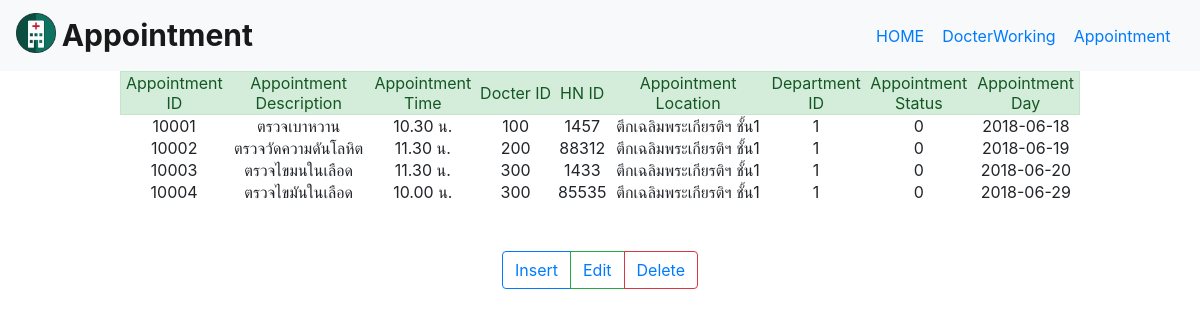
/Appoinement/manageAppointment.php, run on the app's committed database.
### tables this page shows
CREATE TABLE `appointment` (
  `appoint_id` int(5) NOT NULL,
  `appoint_description` varchar(100) NOT NULL,
  `appoint_time` varchar(50) NOT NULL,
  `docter_id` int(3) NOT NULL,
  `hn_id` int(5) NOT NULL,
  `appoint_location` varchar(100) NOT NULL,
  `department_id` int(2) NOT NULL,
  `appoint_status` int(1) NOT NULL,
  `appoint_day` varchar(50) NOT NULL
);

### Appoinement/manageAppointment.php (the view, shortened to what this page needs)
<html>
<head>
<link rel="stylesheet" href="https://stackpath.bootstrapcdn.com/bootstrap/4.1.0/css/bootstrap.min.css">
</head>
<body>
  <nav class="navbar navbar-light bg-light">
    <a class="navbar-brand" href="#">
      <img src="logo app.png" width="40" height="40" class="d-inline-block align-top" alt="">
    <b style="font-size:30px;">Appointment</b>
    <div align="right">
    <a href="home.php">HOME&nbsp;&nbsp;&nbsp;</a>
    <a href="manageDocterWorking.php">DocterWorking&nbsp;&nbsp;&nbsp;</a>
    <a href="manageAppointment.php">Appointment&nbsp;&nbsp;&nbsp;</a>
    </div>
    </a>
  </nav>
  <?php
  $servername = "localhost";
  $username = "root";
  $password = "";
  $dbname = "appointment";
  $conn = new mysqli($servername, $username, $password,$dbname);
  mysqli_set_charset($conn, "utf8");
  $sql = "SELECT * FROM appointment";
  $result = mysqli_query($conn, $sql);
if (mysqli_num_rows($result) > 0) {
    echo "<center><table style='width:80%'>";
    echo "<tr class='alert alert-success'>";
    echo "<td> Appointment<br>ID </td>";
    echo "<td> Appointment<br>Description </td>";
    echo "<td> Appointment<br>Time </td>";
    echo "<td> Docter ID </td>";
    echo "<td> HN ID </td>";
    echo "<td> Appointment<br>Location </td>";
    echo "<td> Department<br>ID </td>";
    echo "<td> Appointment<br>Status </td>";
    echo "<td> Appointment<br>Day </td>";
    echo "</tr>";
    while($row = mysqli_fetch_assoc($result)) {
      echo "<tr>";
      echo "<td>".$row["appoint_id"]."</td>";
      echo "<td>".$row["appoint_description"]."</td>";
      echo "<td>".$row["appoint_time"]."</td>";
      echo "<td>".$row["docter_id"]."</td>";
      echo "<td>".$row["hn_id"]."</td>";
      echo "<td>".$row["appoint_location"]."</td>";
      echo "<td>".$row["department_id"]."</td>";
      echo "<td>".$row["appoint_status"]."</td>";
      echo "<td>".$row["appoint_day"]."</td>";
      echo "</tr>";
    }
      echo "</table></center>";
    } else {
      echo "Select Data failed !!!!!!";
    }
  ?>
  <br><br>
  <center>
    <div class="btn-group" role="group" aria-label="Basic example">
      <button type="button" class="btn btn-outline-primary"><a href="insertAppointment.php">Insert</a></button>
      <button type="button" class="btn btn-outline-success"><a href="editAppointment.php">Edit</a></button>
      <button type="button" class="btn btn-outline-danger"><a href="deleteAppointment.php">Delete</a></button>
    </div>
  </center>
<br>
</body>
</html>

### Appoinement/manageAppointment.php (style rules this page uses)
table, tr, td { text-align: center; }

### data on the page
appointment: appoint_id "10001", appoint_description "ตรวจเบาหวาน", appoint_time "10.30 น.", docter "100", hn "1457", appoint_location "ตึกเฉลิมพระเกียรติฯ ชั้น1", department "1", appoint_status "0", appoint_day "2018-06-18"
appointment: appoint_id "10002", appoint_description "ตรวจวัดความดันโลหิต", appoint_time "11.30 น.", docter "200", hn "88312", appoint_location "ตึกเฉลิมพระเกียรติฯ ชั้น1", department "1", appoint_status "0", appoint_day "2018-06-19"
appointment: appoint_id "10003", appoint_description "ตรวจไขมนในเลือด", appoint_time "11.30 น.", docter "300", hn "1433", appoint_location "ตึกเฉลิมพระเกียรติฯ ชั้น1", department "1", appoint_status "0", appoint_day "2018-06-20"
appointment: appoint_id "10004", appoint_description "ตรวจไขมันในเลือด", appoint_time "10.00 น.", docter "300", hn "85535", appoint_location "ตึกเฉลิมพระเกียรติฯ ชั้น1", department "1", appoint_status "0", appoint_day "2018-06-29"
